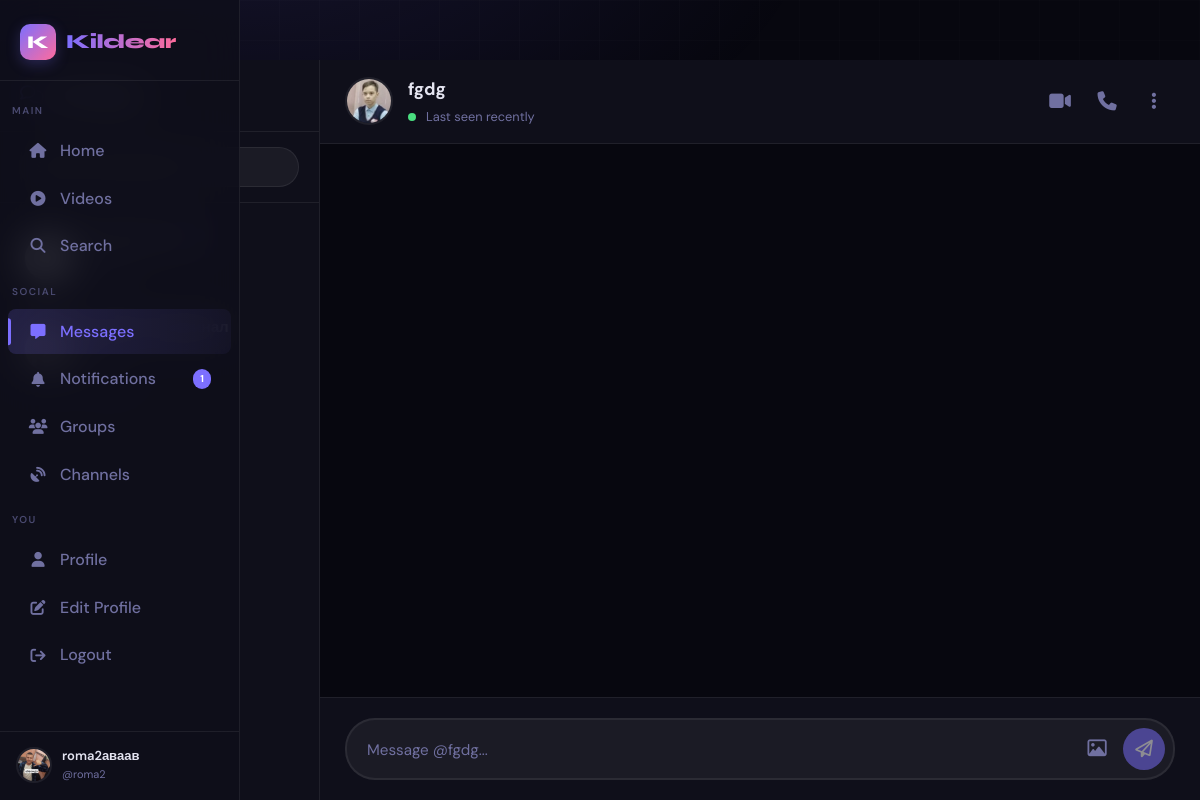
Page /chat/fgdg (signed in) on the earlier database version.
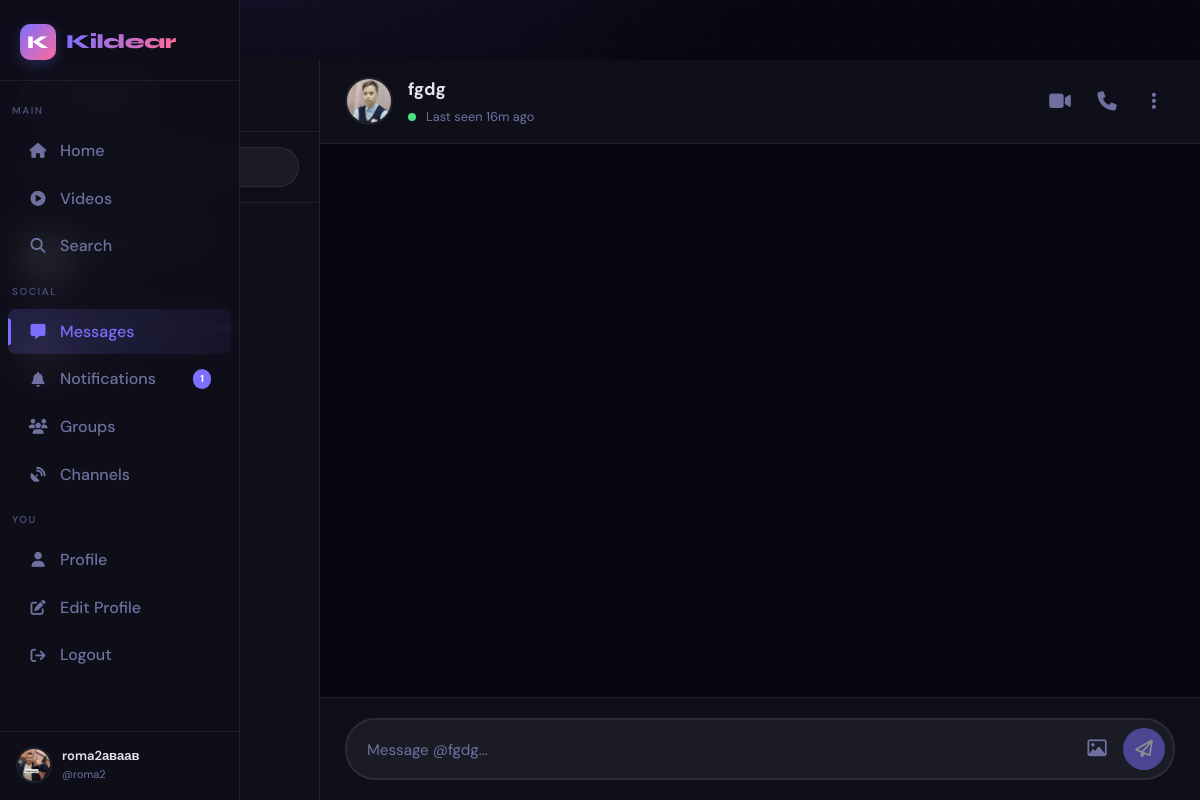
Same page on the later database version.
### app.py (models this page shows, shortened)
class User(UserMixin, db.Model):
    id              = db.Column(db.Integer, primary_key=True)
    username        = db.Column(db.String(40), unique=True, nullable=False)
    email           = db.Column(db.String(120), unique=True, nullable=False)
    password_hash   = db.Column(db.String(256), nullable=False)
    display_name    = db.Column(db.String(60), default="")
    bio             = db.Column(db.String(500), default="")
    avatar          = db.Column(db.String(300), default="/static/default_avatar.png")
    cover_photo     = db.Column(db.String(300), default="")
    website         = db.Column(db.String(200), default="")
    location        = db.Column(db.String(100), default="")
    accent_color    = db.Column(db.String(7), default="#6c63ff")
    is_private      = db.Column(db.Boolean, default=False)
    is_verified     = db.Column(db.Boolean, default=False)
    is_banned       = db.Column(db.Boolean, default=False)
    is_admin        = db.Column(db.Boolean, default=False)
    is_online       = db.Column(db.Boolean, default=False)
    last_seen       = db.Column(db.DateTime, default=datetime.utcnow)
    created_at      = db.Column(db.DateTime, default=datetime.utcnow)
    two_factor_enabled = db.Column(db.Boolean, default=False)
    two_factor_secret  = db.Column(db.String(32), nullable=True)
    failed_logins   = db.Column(db.Integer, default=0)
    locked_until    = db.Column(db.DateTime, nullable=True)
    posts          = db.relationship("Post", backref="author", lazy="dynamic",
                                     foreign_keys="Post.user_id")
    sent_msgs      = db.relationship("Message", backref="sender", lazy="dynamic",
                                     foreign_keys="Message.sender_id")
    recv_msgs      = db.relationship("Message", backref="receiver", lazy="dynamic",
                                     foreign_keys="Message.receiver_id")
    notifications  = db.relationship("Notification", backref="recipient", lazy="dynamic",
                                     foreign_keys="Notification.user_id")
    comments       = db.relationship("Comment", backref="author", lazy="dynamic")
    owned_groups   = db.relationship("Group", backref="owner", lazy="dynamic")
    owned_channels = db.relationship("Channel", backref="owner", lazy="dynamic")
    login_history  = db.relationship("LoginHistory", backref="user", lazy="dynamic")
    blocked_users = db.relationship(
        "User", secondary=blocks,
        primaryjoin=blocks.c.blocker_id == id,
        secondaryjoin=blocks.c.blocked_id == id,
        backref=db.backref("blocked_by", lazy="dynamic"),
        lazy="dynamic",
    )
    following = db.relationship(
        "User", secondary=follows,
        primaryjoin=follows.c.follower_id == id,
        secondaryjoin=follows.c.followed_id == id,
        backref=db.backref("followers", lazy="dynamic"),
        lazy="dynamic",
    )
    def is_blocked(self, user):
        return self.blocked_users.filter(blocks.c.blocked_id == user.id).count() > 0

### app.py (the view)
@app.route("/chat/<username>")
@login_required
def chat(username):
    try:
        partner    = User.query.filter(func.lower(User.username) == username.lower()).first_or_404()
        is_blocked = current_user.is_blocked(partner)
        if not is_blocked:
            Message.query.filter_by(sender_id=partner.id, receiver_id=current_user.id,
                                    is_read=False).update({"is_read": True})
            VoiceMessage.query.filter_by(sender_id=partner.id, receiver_id=current_user.id,
                                         is_read=False).update({"is_read": True})
            db.session.commit()
        messages = voice_messages = []
        if not is_blocked:
            messages = (Message.query
                        .filter(or_(and_(Message.sender_id == current_user.id,
                                         Message.receiver_id == partner.id),
                                    and_(Message.sender_id == partner.id,
                                         Message.receiver_id == current_user.id)))
                        .filter_by(is_deleted=False)
                        .order_by(Message.created_at.asc()).limit(100).all())
            voice_messages = (VoiceMessage.query
                              .filter(or_(and_(VoiceMessage.sender_id == current_user.id,
                                               VoiceMessage.receiver_id == partner.id),
                                          and_(VoiceMessage.sender_id == partner.id,
                                               VoiceMessage.receiver_id == current_user.id)))
                              .order_by(VoiceMessage.created_at.asc()).limit(50).all())
        sent_to   = db.session.query(Message.receiver_id).filter_by(sender_id=current_user.id).distinct()
        recv_from = db.session.query(Message.sender_id).filter_by(receiver_id=current_user.id).distinct()
        uid_set   = ({r[0] for r in sent_to} | {r[0] for r in recv_from}) \
                    - {b.id for b in current_user.blocked_users}
        conversations = []
        for p in User.query.filter(User.id.in_(uid_set)).all():
            last = (Message.query
                    .filter(or_(and_(Message.sender_id == current_user.id,
                                     Message.receiver_id == p.id),
                                and_(Message.sender_id == p.id,
                                     Message.receiver_id == current_user.id)))
                    .filter_by(is_deleted=False)
                    .order_by(Message.created_at.desc()).first())
            unread = Message.query.filter_by(
                sender_id=p.id, receiver_id=current_user.id,
                is_read=False, is_deleted=False).count()
            conversations.append({"user": p, "last": last, "unread": unread})
        conversations.sort(key=lambda x: x["last"].created_at if x["last"] else datetime.min,
                           reverse=True)
        return render_template("chat.html", partner=partner, messages=messages,
                               voice_messages=voice_messages,
                               conversations=conversations, is_blocked=is_blocked)
    except Exception as e:
        logger.error(f"chat error: {e}")
        flash("Error loading chat", "error")
        return redirect(url_for("chat_list"))

### app.py (called while the page is built, shortened)
def _get_client_ip() -> str:
    forwarded = request.headers.get('X-Forwarded-For', '')
    real_ip = request.headers.get('X-Real-IP', '')
    if real_ip:
        try:
            ip_address(real_ip)
            return real_ip
        except (ValueError, AddressValueError):
            pass
    return request.remote_addr or '0.0.0.0'

@app.before_request
def before_request_hook():
    ip = _get_client_ip()
    g.client_ip = ip
    security.track_concurrent(ip, +1)
    allowed, status = security.process_request(request)

@app.template_filter('timeago')
def timeago_filter(date):
    if not date:
        return 'recently'
    diff = datetime.utcnow() - date
    if diff.days > 365:   return f"{diff.days // 365}y ago"
    if diff.days > 30:    return f"{diff.days // 30}mo ago"
    if diff.days > 0:     return f"{diff.days}d ago"
    if diff.seconds > 3600: return f"{diff.seconds // 3600}h ago"
    if diff.seconds > 60: return f"{diff.seconds // 60}m ago"
    return "just now"

@login_mgr.user_loader
def load_user(user_id):
    return db.session.get(User, int(user_id))

### templates/chat.html (shortened to what this page needs)
{% extends "base.html" %}
{% block content %}
<div class="chat-layout">
  <div class="chat-sidebar" id="chatSidebar">
    <div class="resize-handle" id="resizeHandle"></div>
    <div class="chat-sidebar-header">
      <h3>
        <i class="fa-regular fa-comments"></i>
      </h3>
    </div>
    <div class="chat-search">
      <input type="text" placeholder="Search conversations..." id="searchConversations" oninput="filterConversations(this.value)">
    </div>
    <div class="conversation-list" id="conversationList">
      {% for convo in conversations %}
      <a href="{{ url_for('chat', username=convo.user.username) }}"
         class="conversation-item {% if convo.unread > 0 %}unread{% endif %} {% if convo.user.id == partner.id %}active{% endif %}"
         data-user-id="{{ convo.user.id }}">
        <div class="conversation-avatar">
          <img src="{{ convo.user.avatar or '/static/default_avatar.png' }}" alt="{{ convo.user.username }}">
        </div>
        <div class="conversation-info">
          <div class="conversation-name">
            {{ convo.user.display_name or convo.user.username }}
            {% if convo.user.is_verified %}
            <i class="fa-solid fa-circle-check verified-icon" style="color: var(--primary); font-size: 0.8rem;"></i>
            {% endif %}
          </div>
          <div class="conversation-preview">
          </div>
          {% if convo.last %}
          <div class="conversation-time">{{ convo.last.created_at|timeago }}</div>
          {% endif %}
        </div>
      </a>
      {% endfor %}
    </div>
  </div>
  <div class="chat-main">
    <div class="chat-header">
      <div class="chat-partner-avatar" onclick="window.location.href='{{ url_for('profile', username=partner.username) }}'">
        <img src="{{ partner.avatar or '/static/default_avatar.png' }}" alt="{{ partner.username }}">
      </div>
      <div class="chat-partner-info" onclick="window.location.href='{{ url_for('profile', username=partner.username) }}'">
        <div class="chat-partner-name">
          {{ partner.display_name or partner.username }}
        </div>
        <div class="chat-partner-status" id="partnerStatus">
          <span class="status-dot"></span>
          {% if partner.is_online %}
          Online
          {% else %}
          Last seen {{ partner.last_seen|timeago if partner.last_seen else 'recently' }}
          {% endif %}
        </div>
      </div>
      <div class="chat-actions">
        <button class="chat-action-btn {% if in_call %}active{% endif %}" onclick="startCall('video')" title="Video call">
          <i class="fa-solid fa-video"></i>
        </button>
        <button class="chat-action-btn {% if in_call %}active{% endif %}" onclick="startCall('audio')" title="Voice call">
          <i class="fa-solid fa-phone"></i>
        </button>
        <button class="chat-action-btn" onclick="toggleDropdown()" title="More options">
          <i class="fa-solid fa-ellipsis-vertical"></i>
        </button>
      </div>
    </div>
    <div class="messages-area" id="messagesArea" {% if is_blocked %}style="display: none;"{% endif %}>
    </div>
    <div class="chat-input-area" id="chatInputArea" {% if is_blocked %}style="display: none;"{% endif %}>
      <div class="chat-input-wrapper">
        <textarea id="messageInput"
                  placeholder="Message @{{ partner.username }}..."
                  rows="1"
                  oninput="autoResize(this); checkInput(); sendTypingIndicator()"
                  {% if is_blocked %}disabled{% endif %}></textarea>
        <div class="chat-actions">
          <label class="chat-action-btn" for="mediaUpload" style="cursor: pointer; {% if is_blocked %}opacity: 0.3; pointer-events: none;{% endif %}">
            <i class="fa-regular fa-image"></i>
          </label>
          <button class="send-btn" id="sendBtn" onclick="sendMessage()" disabled>
            <i class="fa-regular fa-paper-plane"></i>
          </button>
        </div>
      </div>
    </div>
  </div>
</div>
{% endblock %}

Differences in the rows shown:
changed User "fgdg": last_seen "recently" → "16m ago"
